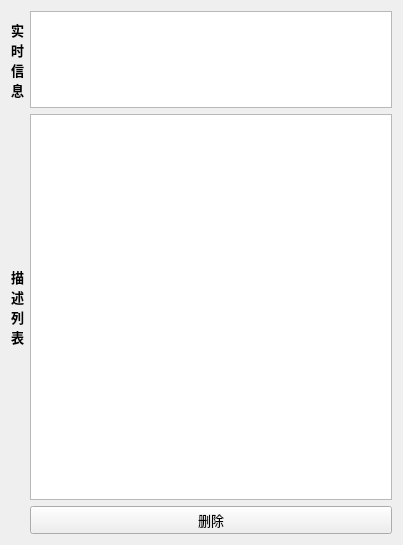
<?xml version="1.0" encoding="UTF-8"?>
<ui version="4.0">
 <class>DefectWidget</class>
 <widget class="QWidget" name="DefectWidget">
  <property name="geometry">
   <rect>
    <x>0</x>
    <y>0</y>
    <width>403</width>
    <height>545</height>
   </rect>
  </property>
  <property name="font">
   <font>
    <family>微软雅黑</family>
    <pointsize>10</pointsize>
   </font>
  </property>
  <property name="windowTitle">
   <string>Form</string>
  </property>
  <layout class="QGridLayout" name="gridLayout">
   <item row="0" column="1">
    <widget class="QTextEdit" name="realInfoEdit">
     <property name="sizePolicy">
      <sizepolicy hsizetype="Expanding" vsizetype="Expanding">
       <horstretch>0</horstretch>
       <verstretch>1</verstretch>
      </sizepolicy>
     </property>
     <property name="readOnly">
      <bool>true</bool>
     </property>
    </widget>
   </item>
   <item row="1" column="0">
    <widget class="QLabel" name="label_2">
     <property name="sizePolicy">
      <sizepolicy hsizetype="Maximum" vsizetype="Preferred">
       <horstretch>0</horstretch>
       <verstretch>0</verstretch>
      </sizepolicy>
     </property>
     <property name="font">
      <font>
       <weight>75</weight>
       <bold>true</bold>
      </font>
     </property>
     <property name="text">
      <string>描
述
列
表</string>
     </property>
     <property name="alignment">
      <set>Qt::AlignCenter</set>
     </property>
     <property name="wordWrap">
      <bool>true</bool>
     </property>
    </widget>
   </item>
   <item row="0" column="0">
    <widget class="QLabel" name="label_1">
     <property name="sizePolicy">
      <sizepolicy hsizetype="Maximum" vsizetype="Preferred">
       <horstretch>0</horstretch>
       <verstretch>0</verstretch>
      </sizepolicy>
     </property>
     <property name="font">
      <font>
       <weight>75</weight>
       <bold>true</bold>
      </font>
     </property>
     <property name="text">
      <string>实
时
信
息</string>
     </property>
     <property name="alignment">
      <set>Qt::AlignCenter</set>
     </property>
     <property name="wordWrap">
      <bool>true</bool>
     </property>
    </widget>
   </item>
   <item row="2" column="1">
    <widget class="QPushButton" name="deleteButton">
     <property name="text">
      <string>删除</string>
     </property>
    </widget>
   </item>
   <item row="1" column="1">
    <widget class="QTableView" name="tableView">
     <property name="sizePolicy">
      <sizepolicy hsizetype="Expanding" vsizetype="Expanding">
       <horstretch>0</horstretch>
       <verstretch>4</verstretch>
      </sizepolicy>
     </property>
    </widget>
   </item>
  </layout>
 </widget>
 <resources/>
 <connections/>
</ui>
